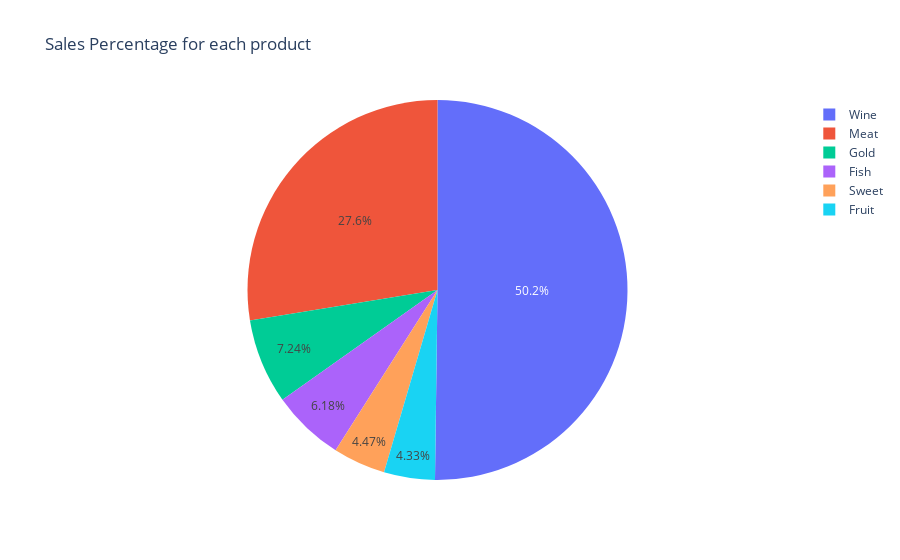

Source (notebook cell):
### Code cell
labels = ['Fish', 'Fruit','Gold', 'Meat','Sweet', 'Wine']
values = df_tot
fig = px.pie(names=labels, values=values, title="Sales Percentage for each product", )
fig.show()

### Figure 1 — Plotly figure (JSON) as saved in the notebook; plotly's stock layout.template omitted (floating-point values rounded to 4 significant figures)
{"data": [{"domain": {"x": [0, 1], "y": [0, 1]}, "hovertemplate": "label=%{label}<br>value=%{value}<extra></extra>", "labels": ["Fish", "Fruit", "Gold", "Meat", "Sweet", "Wine"], "legendgroup": "", "name": "", "showlegend": true, "type": "pie", "values": [6.18, 4.33, 7.24, 27.57, 4.47, 50.21]}], "layout": {"legend": {"tracegroupgap": 0}, "title": {"text": "Sales Percentage for each product"}}}
